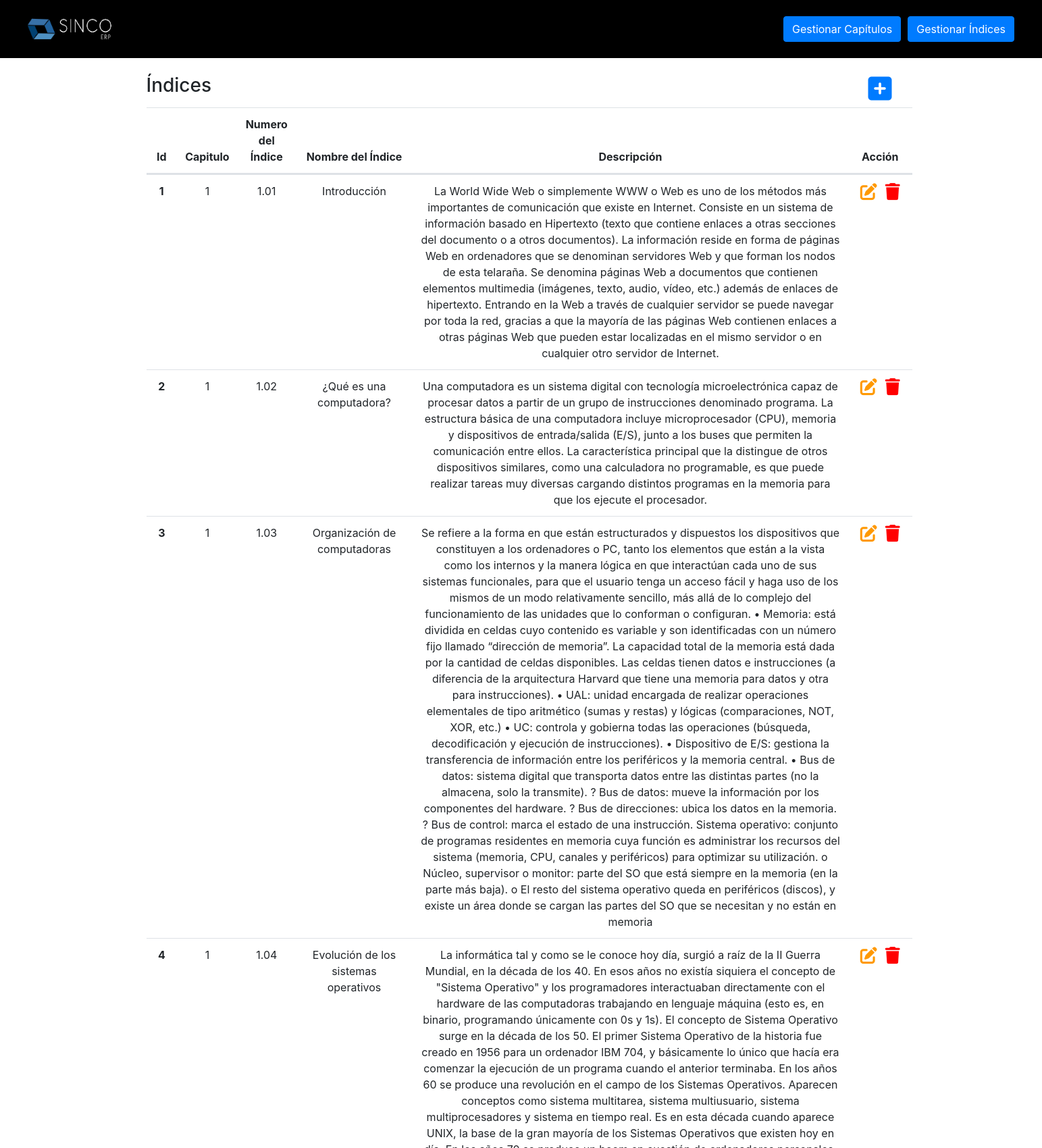
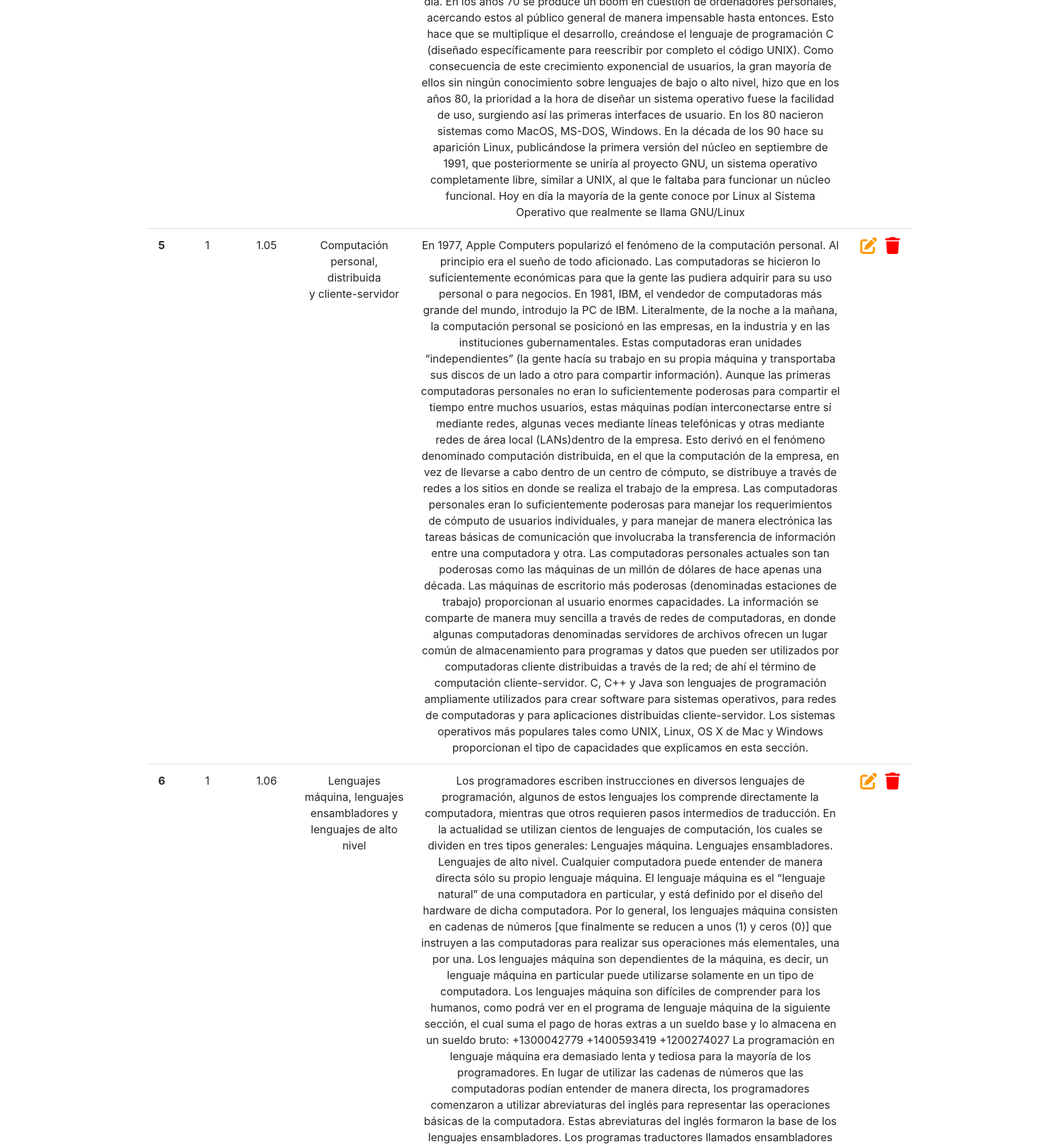
The page /views/GestionarIndices.php (signed in, upper part) on the database its author committed (2 pictures, top to bottom).
### tables this page shows
CREATE TABLE `indices` (
  `id_indices` int(11) NOT NULL,
  `id_capitulo` int(11) DEFAULT NULL,
  `numero_ind` varchar(10) DEFAULT NULL,
  `nombre_ind` varchar(100) DEFAULT NULL,
  `descripcion_ind` longtext DEFAULT NULL,
  `indice_id` int(11) DEFAULT NULL
);

### views/GestionarIndices.php (the view, shortened to what this page needs)
<!DOCTYPE html>
<html lang="es">
<?php
$objeto = new Conexion();
$conexion = $objeto->Conectar();
$consulta = "SELECT id_indices, id_capitulo, numero_ind, nombre_ind, descripcion_ind FROM indices";
$resultado = $conexion->prepare($consulta);
$resultado->execute();
$data=$resultado->fetchAll(PDO::FETCH_ASSOC);
?>
<head>
  <link rel="stylesheet" href="../assets/css/styles.css">
  <link rel="stylesheet" href="../librerias/bootstrap/css/bootstrap.min.css">
  <link rel="stylesheet" href="../assets/css/styles_modal.css">
  <link rel="stylesheet" type="text/css" href="../librerias/datatables/datatables.min.css" />
  <link rel="stylesheet" type="text/css" href="../librerias/datatables/DataTables-1.10.18/css/dataTables.bootstrap4.min.css">
</head>
<body>
  <?php
  include 'header.php'
  ?>
<div class="content">
  <div class="container">
    <div class="Title d-flex justify-content-between">
      <h3 class="Titulopag">Índices</h3>
      <button class="buttonCrud" id="btnNuevo"  type="button" data-toggle="modal"> <i class="fas fa-plus-square" id="iagregar"></i> </button>
    </div>
    <table id="tablaIndices" class="table">
      <thead class="text-center">
        <tr>
          <th scope="col">Id</th>
          <th scope="col">Capitulo</th>
          <th scope="col">Numero del Índice</th>
          <th scope="col">Nombre del Índice</th>
          <th scope="col">Descripción</th>
          <th scope="col">Acción</th>
        </tr>
      </thead>
      <tbody class="text-center">
      <?php
      foreach($data as $dat) {
      ?>
          <tr>
            <th scope="row"><?php echo $dat['id_indices'] ?></th>
            <td><?php echo $dat['id_capitulo'] ?></td>
            <td><?php echo $dat['numero_ind'] ?></td>
            <td><?php echo $dat['nombre_ind'] ?></td>
            <td><?php echo $dat['descripcion_ind'] ?></td>
            <td>
            </td>
          </tr>
        <?php } ?>
      </tbody>
    </table>
  </div>
</div>
</body>
</html>

### assets/css/styles.css (style rules this page uses)
html { min-height: 100%; position: relative; }
body { padding: 0%; margin-right:0%; overflow-X:hidden; }
#iagregar { font-size: 40px; color:#007bff; }
.content { margin-bottom:10%; width: 100%; }

### assets/css/styles_modal.css (style rules this page uses)
.buttonCrud { border: none; background: none; }

### rows shown on the page
indices: id_indices "1", id_capitulo "1", numero_ind "1.01", nombre_ind "Introducción", descripcion_ind "La World Wide Web o simplemente WWW o Web es uno de los métodos más importantes de comunicación que existe en Internet. Consiste en un sistema de información basado en Hipertexto (texto que contiene enlaces a otras secciones del documento o a otros documentos). La información reside en forma de páginas Web en ordenadores que se denominan servidores Web y que forman los nodos de esta telaraña. Se denomina páginas Web a documentos que contienen elementos multimedia (imágenes, texto, audio, vídeo, etc.) además de enlaces de hipertexto. Entrando en la Web a través de cualquier servidor se puede navegar por toda la red, gracias a que la mayoría de las páginas Web contienen enlaces a otras…"
indices: id_indices "2", id_capitulo "1", numero_ind "1.02", nombre_ind "¿Qué es una computadora?", descripcion_ind "Una computadora es un sistema digital con tecnología microelectrónica capaz de procesar datos a partir de un grupo de instrucciones denominado programa. La estructura básica de una computadora incluye microprocesador (CPU), memoria y dispositivos de entrada/salida (E/S), junto a los buses que permiten la comunicación entre ellos. La característica principal que la distingue de otros dispositivos similares, como una calculadora no programable, es que puede realizar tareas muy diversas cargando distintos programas en la memoria para que los ejecute el procesador."
indices: id_indices "3", id_capitulo "1", numero_ind "1.03", nombre_ind "Organización de computadoras", descripcion_ind "Se refiere a la forma en que están estructurados y dispuestos los dispositivos que constituyen a los ordenadores o PC, tanto los elementos que están a la vista como los internos y la manera lógica en que interactúan cada uno de sus sistemas funcionales, para que el usuario tenga un acceso fácil y haga uso de los mismos de un modo relativamente sencillo, más allá de lo complejo del funcionamiento de las unidades que lo conforman o configuran. • Memoria: está dividida en celdas cuyo contenido es variable y son identificadas con un número fijo llamado “dirección de memoria”. La capacidad total de la memoria está dada por la cantidad de celdas disponibles. Las celdas tienen datos e…"
indices: id_indices "4", id_capitulo "1", numero_ind "1.04", nombre_ind "Evolución de los sistemas operativos", descripcion_ind "La informática tal y como se le conoce hoy día, surgió a raíz de la II Guerra Mundial, en la década de los 40. En esos años no existía siquiera el concepto de \"Sistema Operativo\" y los programadores interactuaban directamente con el hardware de las computadoras trabajando en lenguaje máquina (esto es, en binario, programando únicamente con 0s y 1s). El concepto de Sistema Operativo surge en la década de los 50. El primer Sistema Operativo de la historia fue creado en 1956 para un ordenador IBM 704, y básicamente lo único que hacía era comenzar la ejecución de un programa cuando el anterior terminaba. En los años 60 se produce una revolución en el campo de los Sistemas Operativos. Aparecen…"
indices: id_indices "5", id_capitulo "1", numero_ind "1.05", nombre_ind "Computación personal, distribuida y cliente-servidor", descripcion_ind "En 1977, Apple Computers popularizó el fenómeno de la computación personal. Al principio era el sueño de todo aficionado. Las computadoras se hicieron lo suficientemente económicas para que la gente las pudiera adquirir para su uso personal o para negocios. En 1981, IBM, el vendedor de computadoras más grande del mundo, introdujo la PC de IBM. Literalmente, de la noche a la mañana, la computación personal se posicionó en las empresas, en la industria y en las instituciones gubernamentales. Estas computadoras eran unidades “independientes” (la gente hacía su trabajo en su propia máquina y transportaba sus discos de un lado a otro para compartir información). Aunque las primeras computadoras…"
indices: id_indices "6", id_capitulo "1", numero_ind "1.06", nombre_ind "Lenguajes máquina, lenguajes ensambladores y lenguajes de alto nivel"
